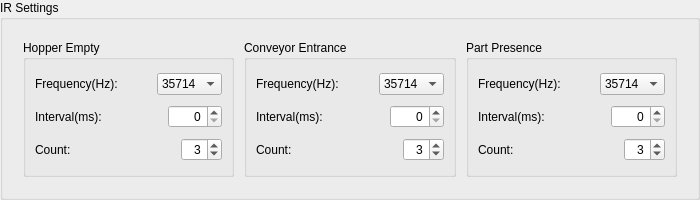
       <widget class="QGroupBox" name="groupBox_9">
        <property name="minimumSize">
         <size>
          <width>700</width>
          <height>200</height>
         </size>
        </property>
        <property name="title">
         <string>IR Settings</string>
        </property>
        <layout class="QHBoxLayout" name="horizontalLayout_45">
         <property name="spacing">
          <number>10</number>
         </property>
         <property name="leftMargin">
          <number>20</number>
         </property>
         <property name="topMargin">
          <number>20</number>
         </property>
         <property name="rightMargin">
          <number>20</number>
         </property>
         <property name="bottomMargin">
          <number>20</number>
         </property>
         <item>
          <widget class="QGroupBox" name="groupBox_10">
           <property name="title">
            <string>Hopper Empty</string>
           </property>
           <layout class="QVBoxLayout" name="verticalLayout_14">
            <item>
             <layout class="QHBoxLayout" name="horizontalLayout_46">
              <item>
               <widget class="QLabel" name="label_40">
                <property name="text">
                 <string>Frequency(Hz):</string>
                </property>
               </widget>
              </item>
              <item>
               <widget class="QComboBox" name="ir_hopper_empty_frequency">
                <property name="sizePolicy">
                 <sizepolicy hsizetype="Fixed" vsizetype="Fixed">
                  <horstretch>0</horstretch>
                  <verstretch>0</verstretch>
                 </sizepolicy>
                </property>
                <property name="toolTip">
                 <string>Sensitivity of part sensor.  38000 Hz default, increase value to increase sensitivity</string>
                </property>
                <item>
                 <property name="text">
                  <string>35714</string>
                 </property>
                </item>
                <item>
                 <property name="text">
                  <string>38462</string>
                 </property>
                </item>
                <item>
                 <property name="text">
                  <string>41667</string>
                 </property>
                </item>
                <item>
                 <property name="text">
                  <string>45455</string>
                 </property>
                </item>
                <item>
                 <property name="text">
                  <string>50000</string>
                 </property>
                </item>
                <item>
                 <property name="text">
                  <string>62500</string>
                 </property>
                </item>
               </widget>
              </item>
             </layout>
            </item>
            <item>
             <layout class="QHBoxLayout" name="horizontalLayout_47">
              <item>
               <widget class="QLabel" name="label_41">
                <property name="text">
                 <string>Interval(ms):</string>
                </property>
               </widget>
              </item>
              <item>
               <widget class="QSpinBox" name="ir_hopper_empty_interval">
                <property name="sizePolicy">
                 <sizepolicy hsizetype="Fixed" vsizetype="Fixed">
                  <horstretch>0</horstretch>
                  <verstretch>0</verstretch>
                 </sizepolicy>
                </property>
                <property name="toolTip">
                 <string>Used in conjunction with ‘count’.  Amount of time between sensor scans</string>
                </property>
                <property name="alignment">
                 <set>Qt::AlignRight|Qt::AlignTrailing|Qt::AlignVCenter</set>
                </property>
                <property name="maximum">
                 <number>2000</number>
                </property>
               </widget>
              </item>
             </layout>
            </item>
            <item>
             <layout class="QHBoxLayout" name="horizontalLayout_48">
              <item>
               <widget class="QLabel" name="label_42">
                <property name="text">
                 <string>Count:</string>
                </property>
               </widget>
              </item>
              <item>
               <widget class="QSpinBox" name="ir_hopper_empty_count">
                <property name="sizePolicy">
                 <sizepolicy hsizetype="Fixed" vsizetype="Fixed">
                  <horstretch>0</horstretch>
                  <verstretch>0</verstretch>
                 </sizepolicy>
                </property>
                <property name="toolTip">
                 <string>Number of positive detection's of sensor before a part is considered to be present at the sensor</string>
                </property>
                <property name="alignment">
                 <set>Qt::AlignRight|Qt::AlignTrailing|Qt::AlignVCenter</set>
                </property>
                <property name="maximum">
                 <number>20</number>
                </property>
                <property name="value">
                 <number>3</number>
                </property>
               </widget>
              </item>
             </layout>
            </item>
           </layout>
          </widget>
         </item>
         <item>
          <widget class="QGroupBox" name="groupBox_11">
           <property name="title">
            <string>Conveyor Entrance</string>
           </property>
           <layout class="QVBoxLayout" name="verticalLayout_15">
            <item>
             <layout class="QHBoxLayout" name="horizontalLayout_49">
              <item>
               <widget class="QLabel" name="label_43">
                <property name="text">
                 <string>Frequency(Hz):</string>
                </property>
               </widget>
              </item>
              <item>
               <widget class="QComboBox" name="ir_conveyor_entrance_frequency">
                <property name="sizePolicy">
                 <sizepolicy hsizetype="Fixed" vsizetype="Fixed">
                  <horstretch>0</horstretch>
                  <verstretch>0</verstretch>
                 </sizepolicy>
                </property>
                <property name="toolTip">
                 <string>Sensitivity of part sensor.  38000 Hz default, increase value to increase sensitivity</string>
                </property>
                <item>
                 <property name="text">
                  <string>35714</string>
                 </property>
                </item>
                <item>
                 <property name="text">
                  <string>38462</string>
                 </property>
                </item>
                <item>
                 <property name="text">
                  <string>41667</string>
                 </property>
                </item>
                <item>
                 <property name="text">
                  <string>45455</string>
                 </property>
                </item>
                <item>
                 <property name="text">
                  <string>50000</string>
                 </property>
                </item>
                <item>
                 <property name="text">
                  <string>62500</string>
                 </property>
                </item>
               </widget>
              </item>
             </layout>
            </item>
            <item>
             <layout class="QHBoxLayout" name="horizontalLayout_50">
              <item>
               <widget class="QLabel" name="label_44">
                <property name="text">
                 <string>Interval(ms):</string>
                </property>
               </widget>
              </item>
              <item>
               <widget class="QSpinBox" name="ir_conveyor_entrance_interval">
                <property name="sizePolicy">
                 <sizepolicy hsizetype="Fixed" vsizetype="Fixed">
                  <horstretch>0</horstretch>
                  <verstretch>0</verstretch>
                 </sizepolicy>
                </property>
                <property name="toolTip">
                 <string>Used in conjunction with ‘count’.  Amount of time between sensor scans</string>
                </property>
                <property name="alignment">
                 <set>Qt::AlignRight|Qt::AlignTrailing|Qt::AlignVCenter</set>
                </property>
                <property name="maximum">
                 <number>2000</number>
                </property>
               </widget>
              </item>
             </layout>
            </item>
            <item>
             <layout class="QHBoxLayout" name="horizontalLayout_51">
              <item>
               <widget class="QLabel" name="label_45">
                <property name="text">
                 <string>Count:</string>
                </property>
               </widget>
              </item>
              <item>
               <widget class="QSpinBox" name="ir_conveyor_entrance_count">
                <property name="sizePolicy">
                 <sizepolicy hsizetype="Fixed" vsizetype="Fixed">
                  <horstretch>0</horstretch>
                  <verstretch>0</verstretch>
                 </sizepolicy>
                </property>
                <property name="toolTip">
                 <string>Number of positive detection's of sensor before a part is considered to be present at the sensor</string>
                </property>
                <property name="alignment">
                 <set>Qt::AlignRight|Qt::AlignTrailing|Qt::AlignVCenter</set>
                </property>
                <property name="maximum">
                 <number>20</number>
                </property>
                <property name="value">
                 <number>3</number>
                </property>
               </widget>
              </item>
             </layout>
            </item>
           </layout>
          </widget>
         </item>
         <item>
          <widget class="QGroupBox" name="groupBox_12">
           <property name="title">
            <string>Part Presence</string>
           </property>
           <layout class="QVBoxLayout" name="verticalLayout_16">
            <item>
             <layout class="QHBoxLayout" name="horizontalLayout_52">
              <item>
               <widget class="QLabel" name="label_46">
                <property name="text">
                 <string>Frequency(Hz):</string>
                </property>
               </widget>
              </item>
              <item>
               <widget class="QComboBox" name="ir_part_presence_frequency">
                <property name="sizePolicy">
                 <sizepolicy hsizetype="Fixed" vsizetype="Fixed">
                  <horstretch>0</horstretch>
                  <verstretch>0</verstretch>
                 </sizepolicy>
                </property>
                <property name="toolTip">
                 <string>Sensitivity of part sensor.  38000 Hz default, increase value to increase sensitivity</string>
                </property>
                <item>
                 <property name="text">
                  <string>35714</string>
                 </property>
                </item>
                <item>
                 <property name="text">
                  <string>38462</string>
                 </property>
                </item>
                <item>
                 <property name="text">
                  <string>41667</string>
                 </property>
                </item>
                <item>
                 <property name="text">
                  <string>45455</string>
                 </property>
                </item>
                <item>
                 <property name="text">
                  <string>50000</string>
                 </property>
                </item>
                <item>
                 <property name="text">
                  <string>62500</string>
                 </property>
                </item>
               </widget>
              </item>
             </layout>
            </item>
            <item>
             <layout class="QHBoxLayout" name="horizontalLayout_53">
              <item>
               <widget class="QLabel" name="label_47">
                <property name="text">
                 <string>Interval(ms):</string>
                </property>
               </widget>
              </item>
              <item>
               <widget class="QSpinBox" name="ir_part_presence_interval">
                <property name="sizePolicy">
                 <sizepolicy hsizetype="Fixed" vsizetype="Fixed">
                  <horstretch>0</horstretch>
                  <verstretch>0</verstretch>
                 </sizepolicy>
                </property>
                <property name="toolTip">
                 <string>Used in conjunction with ‘count’.  Amount of time between sensor scans</string>
                </property>
                <property name="alignment">
                 <set>Qt::AlignRight|Qt::AlignTrailing|Qt::AlignVCenter</set>
                </property>
                <property name="maximum">
                 <number>2000</number>
                </property>
               </widget>
              </item>
             </layout>
            </item>
            <item>
             <layout class="QHBoxLayout" name="horizontalLayout_54">
              <item>
               <widget class="QLabel" name="label_48">
                <property name="text">
                 <string>Count:</string>
                </property>
               </widget>
              </item>
              <item>
               <widget class="QSpinBox" name="ir_part_presence_count">
                <property name="sizePolicy">
                 <sizepolicy hsizetype="Fixed" vsizetype="Fixed">
                  <horstretch>0</horstretch>
                  <verstretch>0</verstretch>
                 </sizepolicy>
                </property>
                <property name="toolTip">
                 <string>Number of positive detection's of sensor before a part is considered to be present at the sensor</string>
                </property>
                <property name="alignment">
                 <set>Qt::AlignRight|Qt::AlignTrailing|Qt::AlignVCenter</set>
                </property>
                <property name="maximum">
                 <number>20</number>
                </property>
                <property name="value">
                 <number>3</number>
                </property>
               </widget>
              </item>
             </layout>
            </item>
           </layout>
          </widget>
         </item>
        </layout>
       </widget>
